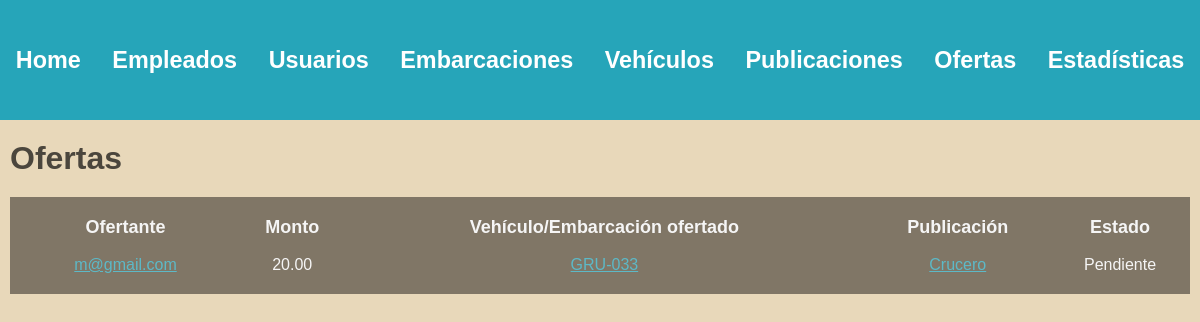
The app's page /administrador/ofertas/ (signed in), older data.
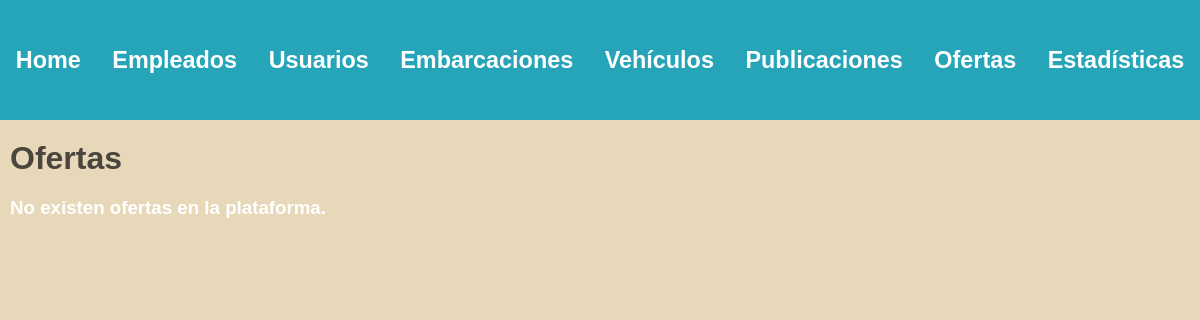
The same page, newer data.
### ofertas/models.py (models this page shows)
class Oferta(models.Model):
    monto = models.DecimalField(max_digits=15, decimal_places=2, default=0)
    autor = models.ForeignKey(Usuario, on_delete=models.SET_NULL, null=True)
    vehiculo_ofertado = models.ForeignKey(Vehiculo, on_delete=models.SET_NULL, null=True)
    embarcacion_ofertada = models.ForeignKey(Embarcacion, on_delete=models.SET_NULL, null=True)
    publicacion= models.ForeignKey(Publicacion, on_delete=models.CASCADE)
    estado= models.CharField(max_length=50, default='Pendiente')
    oculta = models.BooleanField(default=False)

### usuarios/models.py (models this page shows, shortened)
class Usuario(AbstractBaseUser, PermissionsMixin):
    nombre = models.CharField(max_length=50)
    apellido = models.CharField(max_length=50)
    fecha_nacimiento = models.DateField()
    telefono = models.CharField(max_length=13)
    mail = models.EmailField(max_length=50, unique=True)
    password = models.CharField(max_length=128)
    is_staff= models.BooleanField(default=False)
    is_blocked= models.BooleanField(default=False)
    USERNAME_FIELD = 'mail'
    REQUIRED_FIELDS = ['nombre', 'apellido', 'fecha_nacimiento', 'telefono']

### embarcaciones/models.py (models this page shows)
class Embarcacion(models.Model):
    matricula = models.CharField(max_length=100, unique=True)
    modelo = models.CharField(max_length=100)
    tipo = models.ForeignKey(TipoEmbarcacion, on_delete=models.SET_NULL, null=True)
    m_eslora = models.DecimalField(max_digits=5, decimal_places=2)
    m_manga = models.DecimalField(max_digits=5, decimal_places=2)
    m_calado = models.DecimalField(max_digits=5, decimal_places=2)
    motor = models.BooleanField(default=False)
    deuda = models.DecimalField(max_digits=10, decimal_places=2, default=0)
    sede = models.ForeignKey(Sede, on_delete=models.SET_NULL, null=True)
    dueño = models.ForeignKey(Usuario, on_delete=models.CASCADE)

class TipoEmbarcacion(models.Model):
    clase= models.CharField(max_length=50, unique=True)

### publicaciones/models.py (models this page shows)
class Publicacion(models.Model):
    monto = models.DecimalField(max_digits=15, decimal_places=2, default=0)
    autor = models.ForeignKey(Usuario, on_delete=models.SET_NULL, null=True)
    embarcacion = models.OneToOneField(Embarcacion, on_delete=models.SET_NULL, null=True)
    descripcion = models.CharField(max_length=250)
    oculta = models.BooleanField(default=False)

### administrador/views.py (the view)
# urls.py: path('administrador/ofertas/', views.listar_ofertas, name='lista ofertas'),
@login_required(login_url=reverse_lazy('home'))
def listar_ofertas(request):
    user = request.user
    if not user.is_superuser:
        return redirect('home')
    ofertas = Oferta.objects.exclude(oculta = True)
    return render(request, 'offers.html', {'ofertas': ofertas})

### autenticacion/backend.py (called while the page is built)
    def get_user(self, user_id):
        UserModel = get_user_model()
        try:
            return UserModel.objects.get(pk=user_id)
        except UserModel.DoesNotExist:
            return None

### administrador/templates/offers.html (shortened to what this page needs)
{% extends 'layouts/navbar.html' %}
{% block content %}
<div class="header">
    <h1>Ofertas</h1>
</div>
{% if ofertas %}
    <table>
        <thead>
            <tr>
                <th>Ofertante</th>
                <th>Monto</th>
                <th>Vehículo/Embarcación ofertado</th>
                <th>Publicación</th>
                <th>Estado</th>
            </tr>
        </thead>
        <tbody>
            {% for oferta in ofertas %}
                <tr>
                    <td>
                        <a href="{% url 'ver perfil' oferta.autor.id %}">{{oferta.autor.mail}}</a>
                    </td>
                    <td>{{ oferta.monto }}</td>
                    {% if oferta.vehiculo_ofertado %}
                        <td>
                            <a href="{% url 'ver detalle vehiculo' oferta.vehiculo_ofertado.id 0 %}">{{ oferta.vehiculo_ofertado.patente }}</a>
                        </td>
                    {% elif oferta.embarcacion_ofertada %}
                        <td>
                            <a href="{% url 'ver detalle embarcacion' oferta.embarcacion_ofertada.id 0 %}">{{ oferta.embarcacion_ofertada.matricula }}</a>
                        </td>
                    {% else %}
                        <td>No se ofreció un vehículo o embarcación</td>
                    {% endif %}
                    <td>
                        <a href="{% url 'ver detalle publicacion' oferta.publicacion.id %}">{{ oferta.publicacion.embarcacion.tipo.clase }}</a>
                    </td>
                    <td>{{ oferta.estado }}</td>
                </tr>
            {% endfor %}
        </tbody>
    </table>
{% else %}
    <h3>No existen ofertas en la plataforma.</h3>
{% endif %}
{% endblock %}

Row changes from the older to the newer data that the page shows:
removed Oferta: autor.mail "m@gmail.com", monto "20.00", embarcacion_ofertada.matricula "GRU-033", publicacion.embarcacion.tipo.clase "Crucero", estado "Pendiente"
Text that changed along with them:
text no longer shown: "Ofertante Monto Vehículo/Embarcación ofertado Publicación Estado"
text now shown: "No existen ofertas en la plataforma."
